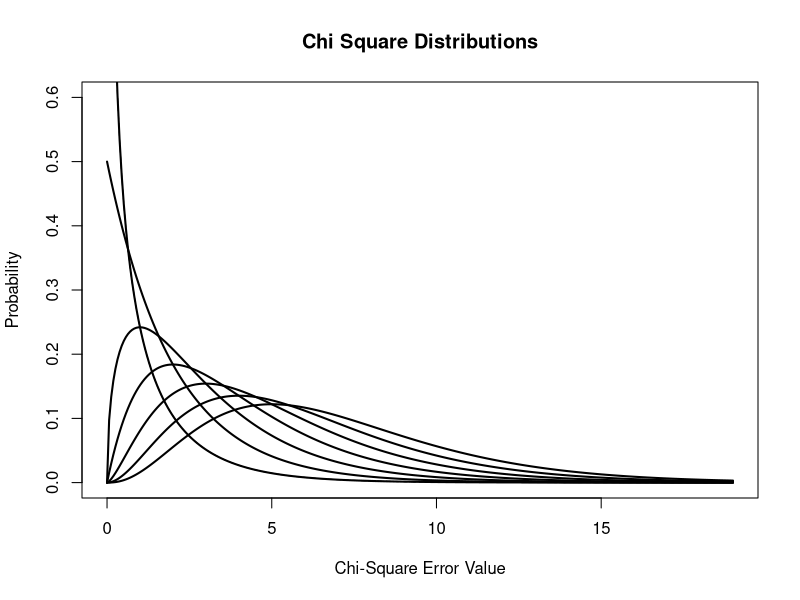

This figure's R source:
pdf("xx.pdf")
x <- seq(0,19, length = 300)
degf <- c(1,2,3,4,5,6,7)
labels <- c("df=1", "df=2", "df=3", "df=4", "df=5", "df=6", "df=7")
hx = dchisq(x, df=1)
plot(x, hx, type="l", lty=2, ylim=c(0.0,0.6),xlab="Chi-Square Error Value", ylab="Probability",main="Chi Square Distributions")
for (i in 1:7) {
	lines(x, dchisq(x,degf[i]), lwd=2, col="black")
}


